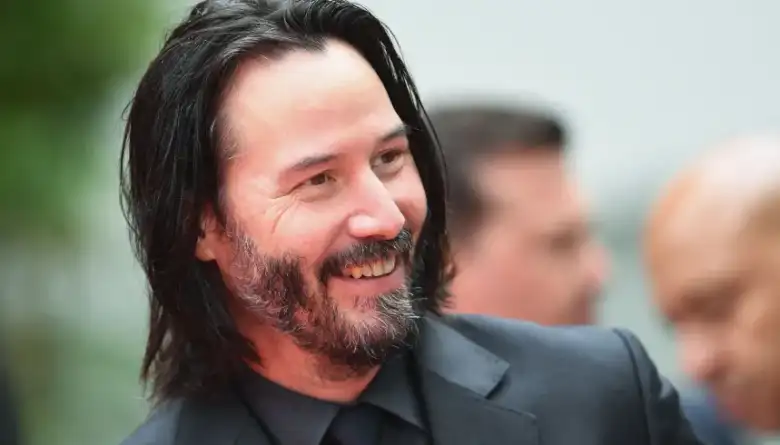
#> input picture images/actor1.jpg, 780 x 445 px; its folder holds only this picture in this run
$ python AccuroDetRecRostros.py
#> lines starting #> are read from the running program, lines starting #| are printed output that depends on the picture
import cv2
import glob

#imagen = cv2.imread('grupo.jpg')
num = 1
images = [cv2.imread(image) for image in glob.glob("images/*.jpg")]
#> images = 1 item

for image in images:
#Ejercicio 1
    img_gris = cv2.cvtColor(image, cv2.COLOR_BGR2GRAY)
    # equalize the histogram of the Y channel
    img_eqHist = cv2.equalizeHist(img_gris)
    # [7 lines of commented-out code are left out]
    face_cascade = cv2.CascadeClassifier(cv2.data.haarcascades + 'haarcascade_frontalface_default.xml')
    faces_detected = face_cascade.detectMultiScale(img_eqHist, scaleFactor=1.1, minNeighbors=4)

    fileResultName = "resultImages" + str(num)
    #visualización rectángulo
    for i in faces_detected:
        (x, y, w, h) = i
        cv2.rectangle(img_eqHist, (x, y), (x + w, y + h), (255, 200, 0), 1);

    cv2.imwrite('resultImages/' + fileResultName + '.jpg',img_eqHist)
    num = num + 1

    cv2.imshow('Imagen con rostro detectado',img_eqHist)

    cv2.waitKey(0)
    cv2.destroyAllWindows()
#> this loop made 1 pass
#> (fileResultName, num) on pass 1: ('resultImages1', 2)
#> pass 1, `img_gris = cv2.cvtColor(image, cv2.COLOR_BGR2GRAY)`:
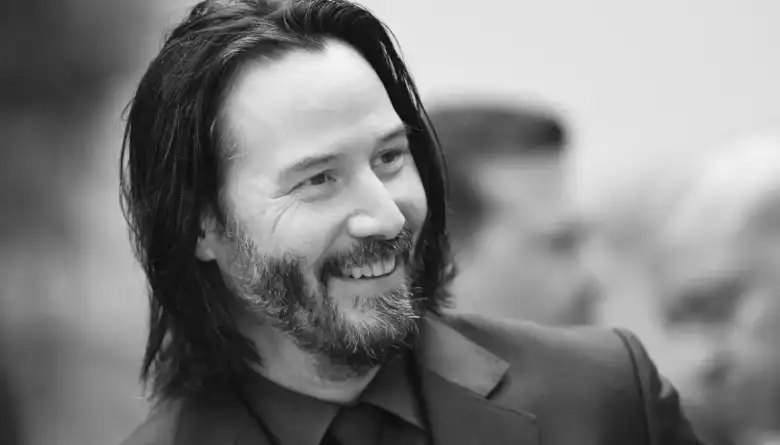
#> img_gris: shape (445, 780); min 5, max 244, mean 127.3
#> after the loop, num = 2

$ run again, on images/keanu_1.jpg
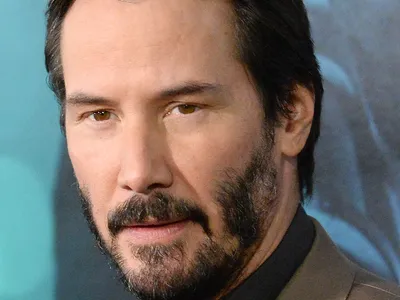
#> input picture images/keanu_1.jpg, 400 x 300 px
#> images = 1 item
#> the loop `for image in images:` made 1 pass
#> (faces_detected, fileResultName, num) on pass 1: ([[33, 25, 225, 225]], 'resultImages1', 2)
#> pass 1, `img_gris = cv2.cvtColor(image, cv2.COLOR_BGR2GRAY)`:
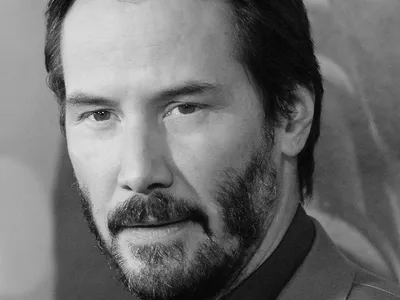
#> img_gris: shape (300, 400); min 2, max 226, mean 110.9
#> pass 1, `cv2.imwrite('resultImages/' + fileResultName + '.jpg',img_eqHist)`:
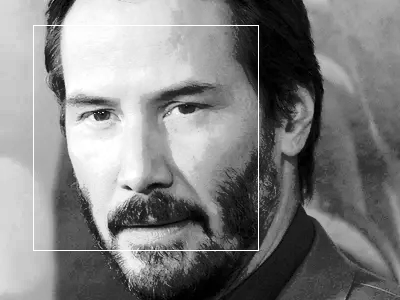
#> saved as resultImages1.jpg: shape (300, 400); min 0, max 255, mean 129.2
#> after the loop `for image in images:`: num = 2

$ run again, on images/keanu_10.jpg
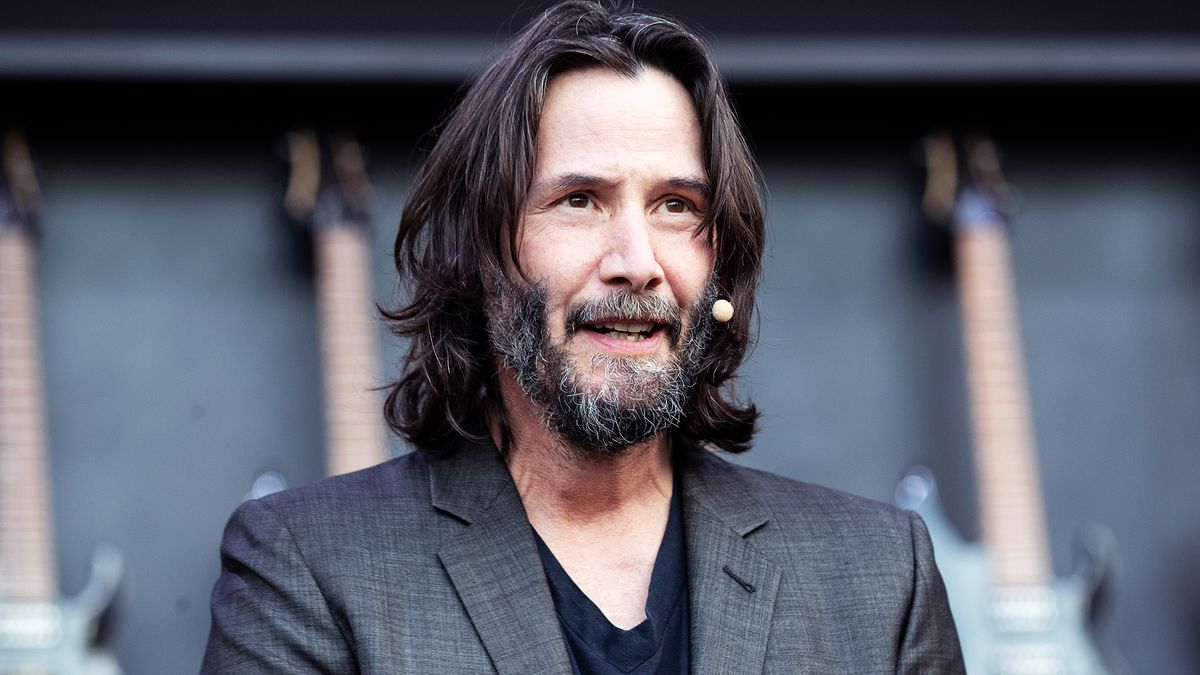
#> input picture images/keanu_10.jpg, 1200 x 675 px
#> images = 1 item
#> the loop `for image in images:` made 1 pass
#> (faces_detected, fileResultName, num) on pass 1: ([[499, 426, 79, 79], [482, 91, 292, 292]], 'resultImages1', 2)
#> pass 1, `img_eqHist = cv2.equalizeHist(img_gris)`:
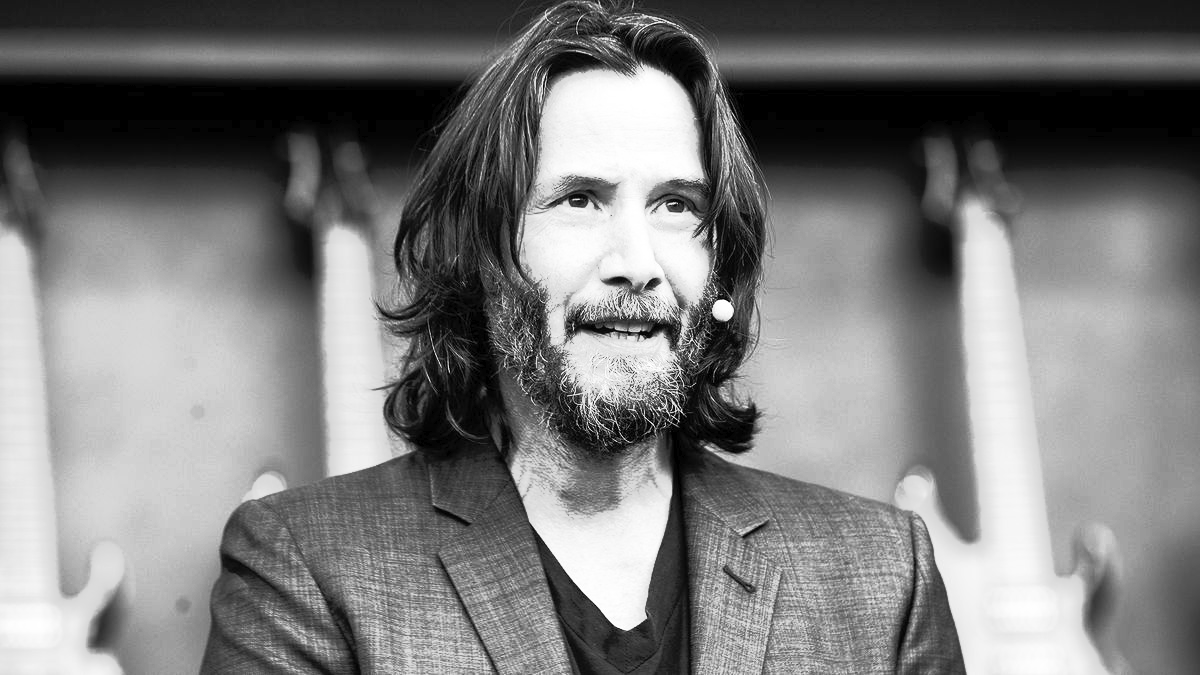
#> img_eqHist: shape (675, 1200); min 0, max 255, mean 123.4
#> pass 1, `cv2.imwrite('resultImages/' + fileResultName + '.jpg',img_eqHist)`:
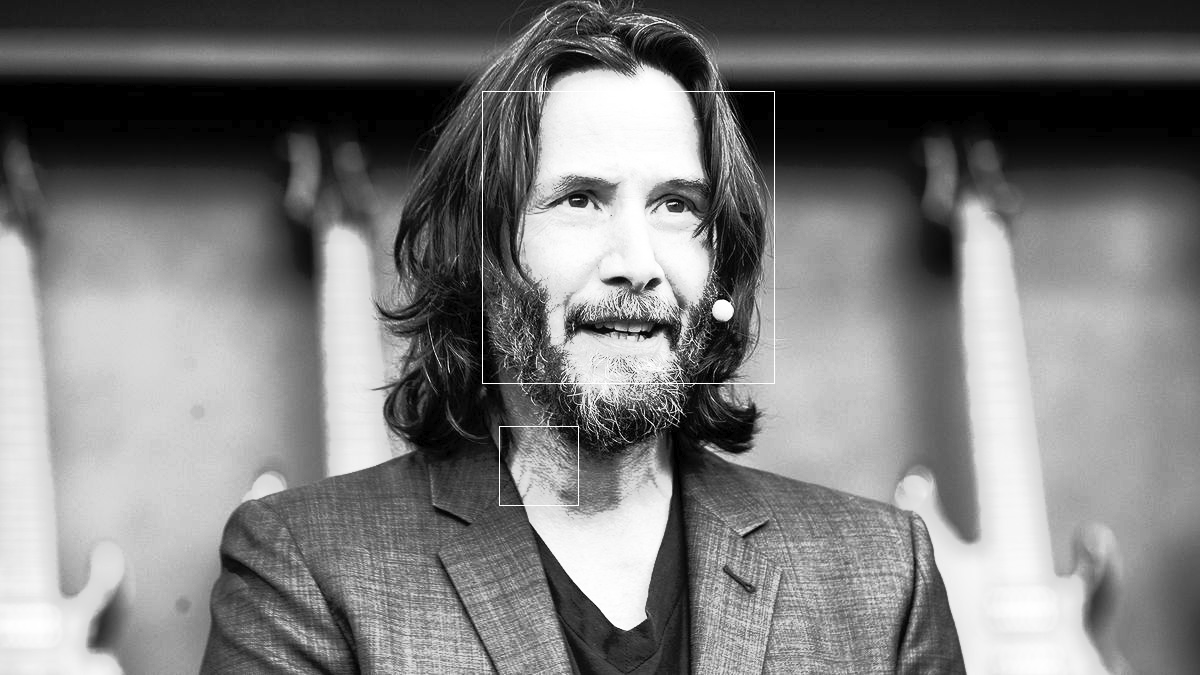
#> saved as resultImages1.jpg: shape (675, 1200); min 0, max 255, mean 123.7
#> after the loop `for image in images:`: num = 2

$ run again, on images/keanu_2.jpg
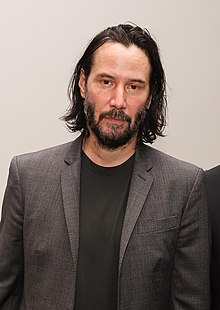
#> input picture images/keanu_2.jpg, 220 x 310 px
#> images = 1 item
#> the loop `for image in images:` made 1 pass
#> (faces_detected, fileResultName, num) on pass 1: ([[79, 52, 82, 82]], 'resultImages1', 2)
#> pass 1, `img_eqHist = cv2.equalizeHist(img_gris)`:
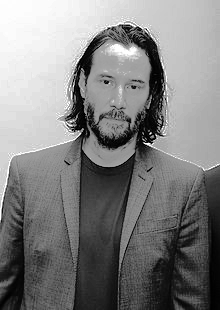
#> img_eqHist: shape (310, 220); min 0, max 255, mean 128.6
#> pass 1, `cv2.imwrite('resultImages/' + fileResultName + '.jpg',img_eqHist)`:
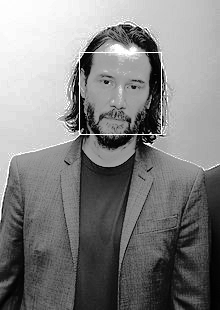
#> saved as resultImages1.jpg: shape (310, 220); min 0, max 255, mean 129.4
#> after the loop `for image in images:`: num = 2

$ run again, on images/actor2.jpg
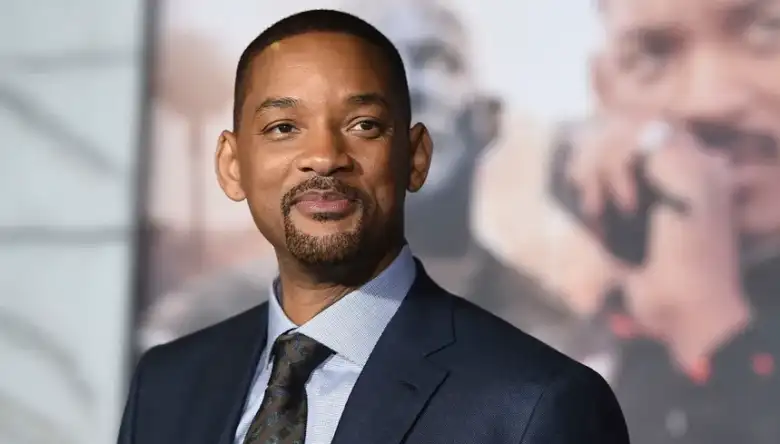
#> input picture images/actor2.jpg, 780 x 444 px
#> images = 1 item
#> the loop `for image in images:` made 1 pass
#> (faces_detected, fileResultName, num) on pass 1: ([[232, 54, 182, 182]], 'resultImages1', 2)
#> pass 1, `img_eqHist = cv2.equalizeHist(img_gris)`:
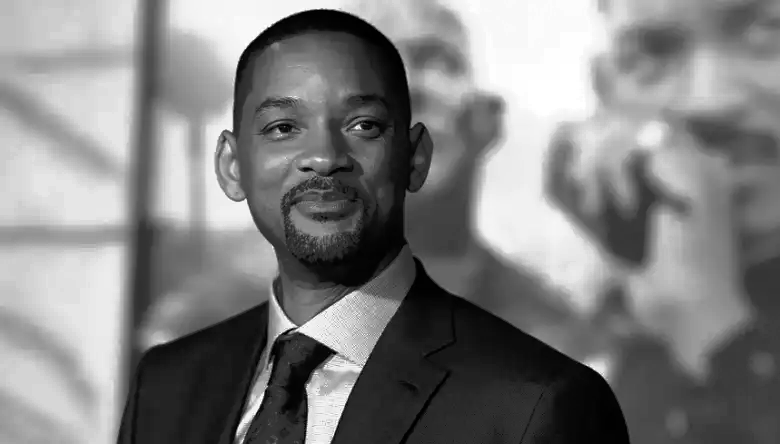
#> img_eqHist: shape (444, 780); min 0, max 255, mean 128.3
#> pass 1, `cv2.imwrite('resultImages/' + fileResultName + '.jpg',img_eqHist)`:
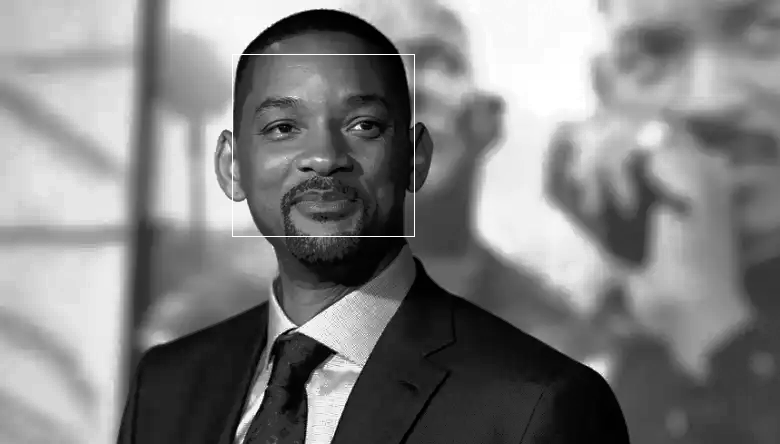
#> saved as resultImages1.jpg: shape (444, 780); min 0, max 255, mean 128.6
#> after the loop `for image in images:`: num = 2
